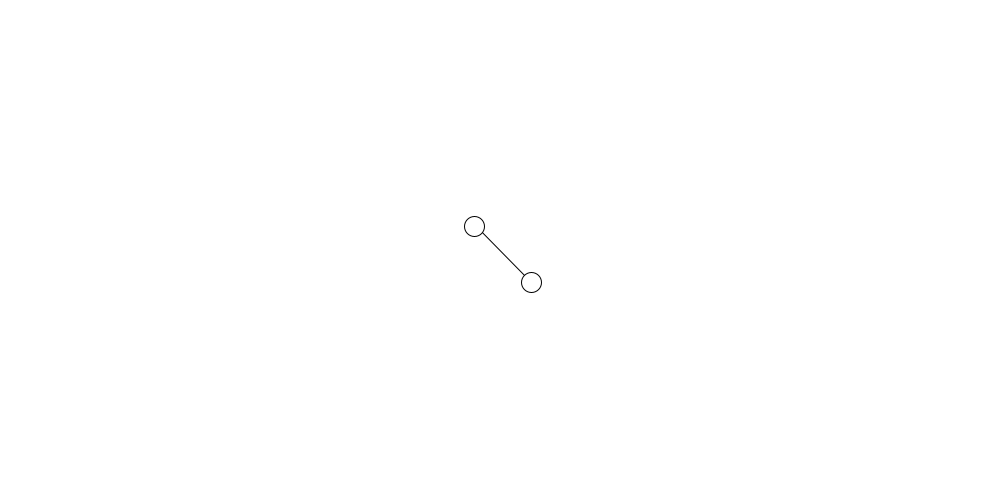
Frame 1 (no input)
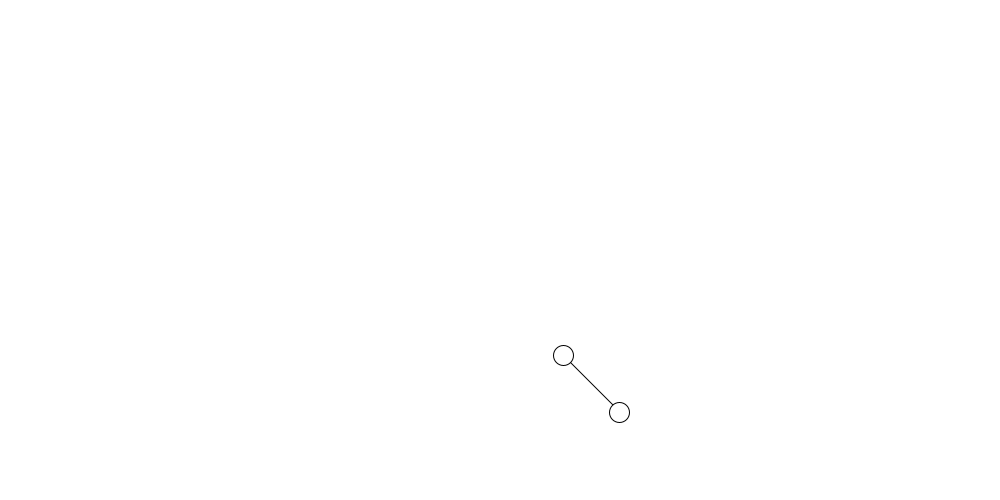
Frame 60 (the mouse pressed at the canvas centre just before this capture)
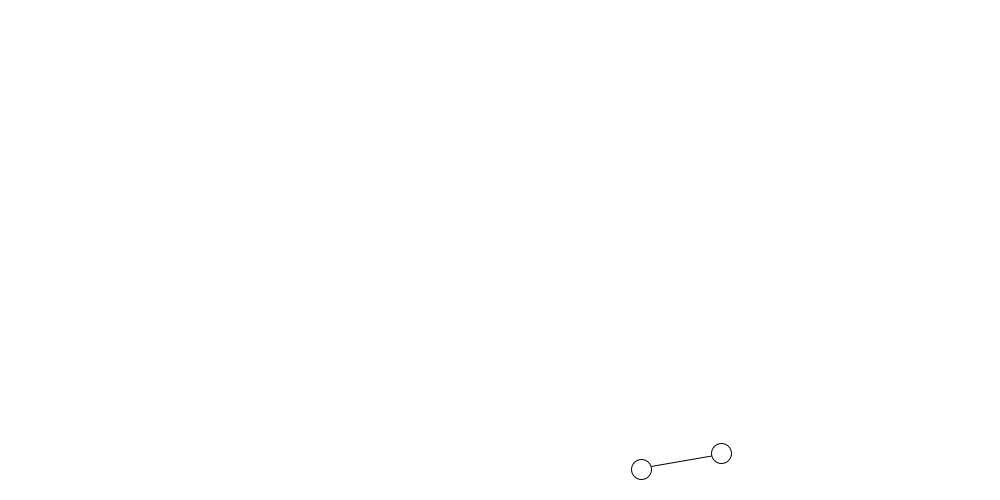
Frame 120 (the mouse held since frame 60 and released just before this capture)

The Processing sketch that drew these frames (run headless with seeded random() and noise(); from frame 60 on, the mouse is pressed at the canvas centre):

// Processing sketch: verlet_integration_01b
// ── verlet_integration_01b.pde
/**
 * Verlet Integration
 * Pos  = pos + (pos-posOld)
 * alternative to  x += speed
 */

int particles = 2;
VerletBall[] balls = new VerletBall[particles];
int bonds = 1;
VerletStick[] sticks = new VerletStick[bonds];

void setup() {
  size(1000, 500);
  float theta = PI/4.0;
  float shapeR = 40;
  PVector push = new PVector(1.5, 2.2);
  for (int i=0; i<particles; i++) {
    PVector p = new PVector(width/2+cos(theta)*shapeR, height/2+sin(theta)*shapeR);
    balls[i] = new VerletBall(p, push, 10);
    theta += TWO_PI/particles;
  }
  sticks[0] = new VerletStick(balls[0], balls[1]);
}

void draw() {
  background(255);
  sticks[0].render();
  sticks[0].constrainLen();

  balls[0].verlet();
  balls[0].render();
  balls[0].boundsCollision();

  balls[1].verlet();
  balls[1].render();
  balls[1].boundsCollision();
}




// ── VerletBall.pde
class VerletBall {

  PVector pos, posOld;
  PVector push;
  float radius;

  VerletBall(){
  }

  VerletBall(PVector pos,  PVector push, float radius){
    this.pos = pos;
    this.push = push;
    this.radius = radius;
    this.posOld  = new PVector(pos.x, pos.y);
    
    // start motion
    pos.add(push);
  }

  void verlet(){
    PVector posTemp = new PVector(pos.x, pos.y);
    pos.x += (pos.x-posOld.x);
    pos.y += (pos.y-posOld.y);
    posOld.set(posTemp);
    
  }

  void render(){
    ellipse(pos.x, pos.y, radius*2, radius*2);
  }

  void boundsCollision(){
    if (pos.x>width-radius){
      pos.x = width-radius;
      posOld.x = pos.x;
      pos.x -= push.x;
    } 
    else if(pos.x<radius){
      pos.x = radius;
      posOld.x = pos.x;
      pos.x += push.x;
    }

    if (pos.y<radius){
      pos.y = radius;
      posOld.y = pos.y;
      pos.y += push.y;
    } 
    
    if (pos.y>height-radius){
      pos.y = height-radius;
      posOld.y = pos.y;
      pos.y -= push.y;
    } 
  }



}




// ── VerletStick.pde
class VerletStick {
  VerletBall b1, b2;
  //PVector vecOrig;
  float len;

  VerletStick(){
  }

  VerletStick(VerletBall b1, VerletBall b2){
    this.b1 = b1;
    this.b2 = b2;
    //vecOrig  = new PVector(b2.pos.x-b1.pos.x, b2.pos.y-b1.pos.y);
    len = dist(b1.pos.x, b1.pos.y, b2.pos.x, b2.pos.y);
  }

  void render(){
    beginShape();
    vertex(b1.pos.x, b1.pos.y);
    vertex(b2.pos.x, b2.pos.y);
    endShape();
  }

  void constrainLen(){
    float stiffness = .2;
    PVector delta = new PVector(b2.pos.x-b1.pos.x, b2.pos.y-b1.pos.y);
    float deltaLength = delta.mag();
    float difference = ((deltaLength - len) / deltaLength);
    b1.pos.x += delta.x * (0.5 * stiffness * difference);
    b1.pos.y += delta.y * (0.5 * stiffness * difference);
    b2.pos.x -= delta.x * (0.5 * stiffness * difference);
    b2.pos.y -= delta.y * (0.5 * stiffness * difference);
  }

}
